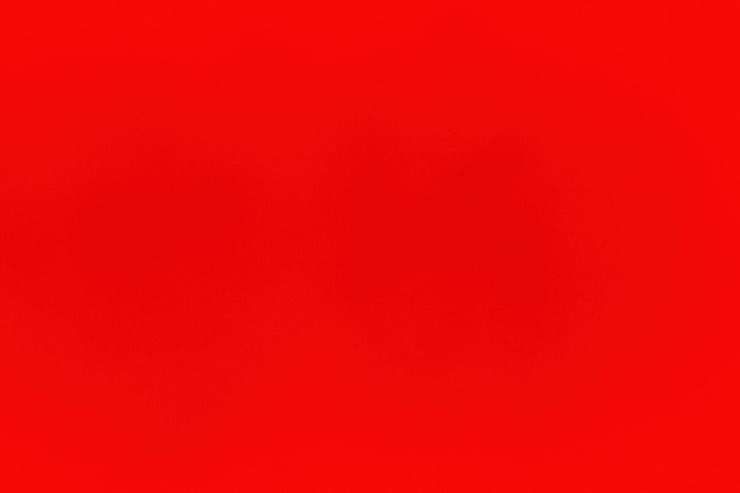
#> input picture Input_images/red.jpeg, 740 x 493 px; its folder holds only this picture in this run
$ python discrete_wavelet_transform.py
#> lines starting #> are read from the running program, lines starting #| are printed output that depends on the picture
"""Discrete Wavelet Transform (Manual DIP Implementation).

This script performs 2D Discrete Wavelet Transform (DWT) from first principles
using pure NumPy (no external wavelet libraries like pywt or scipy):
1. Converts input image to greyscale.
2. Performs 1-Level 2D Haar DWT decomposition into 4 subbands:
   - LL: Approximation (Low-pass row, Low-pass col)
   - HL: Vertical Details (High-pass row, Low-pass col)
   - LH: Horizontal Details (Low-pass row, High-pass col)
   - HH: Diagonal Details (High-pass row, High-pass col)
3. Performs 2-Level Multiresolution DWT decomposition on the LL subband.
4. Performs 2D Inverse DWT (IDWT) for exact image reconstruction and
   calculates Mean Squared Error (MSE) to verify mathematical accuracy.
5. Saves individual subbands, 1-level/2-level mosaic grids, and a comprehensive
   comparison figure to Output/.
"""

import os
from pathlib import Path
import numpy as np
from PIL import Image
import matplotlib
matplotlib.use("Agg")
import matplotlib.pyplot as plt
from matplotlib.backends.backend_agg import FigureCanvasAgg


# =====================================================================
# 1. First-Principles Haar Wavelet Transform (Forward & Inverse)
# =====================================================================

def rgb_to_grey(img: np.ndarray) -> np.ndarray:
    """Convert RGB/RGBA numpy array to uint8 greyscale using luminance weights."""
    if img.ndim == 2:
        return img.astype(np.uint8)
    if img.shape[2] == 4:
        img = img[:, :, :3]
    return (0.299 * img[:, :, 0] + 0.587 * img[:, :, 1] + 0.114 * img[:, :, 2]).astype(np.uint8)


def _pad_to_even(img: np.ndarray) -> tuple[np.ndarray, tuple[int, int]]:
    """Pad image with edge replication if height or width is odd."""
    h, w = img.shape[:2]
    pad_h = h % 2
    pad_w = w % 2
    if pad_h > 0 or pad_w > 0:
        padded = np.pad(img, ((0, pad_h), (0, pad_w)), mode="edge")
        return padded, (h, w)
    return img, (h, w)


def dwt1d_haar_rows(mat: np.ndarray) -> tuple[np.ndarray, np.ndarray]:
    """1D Haar DWT along rows (horizontal direction).

    Analysis filters (orthonormal):
        Low-pass (Approximation): L[c] = (x[2c] + x[2c + 1]) / sqrt(2)
        High-pass (Detail):        H[c] = (x[2c] - x[2c + 1]) / sqrt(2)
    """
    sqrt2 = np.sqrt(2.0)
    low = (mat[:, 0::2] + mat[:, 1::2]) / sqrt2
    high = (mat[:, 0::2] - mat[:, 1::2]) / sqrt2
    return low, high


def idwt1d_haar_rows(low: np.ndarray, high: np.ndarray) -> np.ndarray:
    """1D Inverse Haar DWT along rows.

    Synthesis filters (orthonormal):
        x[2c]     = (L[c] + H[c]) / sqrt(2)
        x[2c + 1] = (L[c] - H[c]) / sqrt(2)
    """
    sqrt2 = np.sqrt(2.0)
    h, w_half = low.shape
    reconstructed = np.zeros((h, w_half * 2), dtype=np.float64)
    reconstructed[:, 0::2] = (low + high) / sqrt2
    reconstructed[:, 1::2] = (low - high) / sqrt2
    return reconstructed


def dwt1d_haar_cols(mat: np.ndarray) -> tuple[np.ndarray, np.ndarray]:
    """1D Haar DWT along columns (vertical direction)."""
    sqrt2 = np.sqrt(2.0)
    low = (mat[0::2, :] + mat[1::2, :]) / sqrt2
    high = (mat[0::2, :] - mat[1::2, :]) / sqrt2
    return low, high


def idwt1d_haar_cols(low: np.ndarray, high: np.ndarray) -> np.ndarray:
    """1D Inverse Haar DWT along columns."""
    sqrt2 = np.sqrt(2.0)
    h_half, w = low.shape
    reconstructed = np.zeros((h_half * 2, w), dtype=np.float64)
    reconstructed[0::2, :] = (low + high) / sqrt2
    reconstructed[1::2, :] = (low - high) / sqrt2
    return reconstructed


def dwt2d_haar(image: np.ndarray) -> tuple[np.ndarray, np.ndarray, np.ndarray, np.ndarray, tuple[int, int]]:
    """Perform 2D Haar Discrete Wavelet Transform on a 2D image matrix.

    Process:
        1. Apply 1D DWT to rows -> separates into Low-pass (L) and High-pass (H) halves.
        2. Apply 1D DWT to columns of L -> produces LL (Approximation) and LH (Horizontal detail).
        3. Apply 1D DWT to columns of H -> produces HL (Vertical detail) and HH (Diagonal detail).

    Returns:
        LL: Low-Low subband (Approximation)
        LH: Low-High subband (Horizontal details / vertical frequency)
        HL: High-Low subband (Vertical details / horizontal frequency)
        HH: High-High subband (Diagonal details)
        orig_shape: (H, W) before any padding
    """
    img_f = image.astype(np.float64)
    img_padded, orig_shape = _pad_to_even(img_f)

    # Row-wise transform
    l_row, h_row = dwt1d_haar_rows(img_padded)

    # Column-wise transform on each half
    ll, lh = dwt1d_haar_cols(l_row)
    hl, hh = dwt1d_haar_cols(h_row)

    return ll, lh, hl, hh, orig_shape


def idwt2d_haar(
    ll: np.ndarray,
    lh: np.ndarray,
    hl: np.ndarray,
    hh: np.ndarray,
    orig_shape: tuple[int, int] | None = None,
) -> np.ndarray:
    """Perform 2D Inverse Haar Discrete Wavelet Transform.

    Process:
        1. Invert column transforms on (LL, LH) -> l_row and (HL, HH) -> h_row.
        2. Invert row transform on (l_row, h_row) -> reconstructed spatial image.
        3. Crop back to original shape if padding was applied.
    """
    # Column-wise inverse
    l_row = idwt1d_haar_cols(ll, lh)
    h_row = idwt1d_haar_cols(hl, hh)

    # Row-wise inverse
    reconstructed = idwt1d_haar_rows(l_row, h_row)

    if orig_shape is not None:
        reconstructed = reconstructed[:orig_shape[0], :orig_shape[1]]

    return reconstructed


# =====================================================================
# 2. Subband Normalization and Grid Compositing
# =====================================================================

def normalize_detail_subband(subband: np.ndarray) -> np.ndarray:
    """Normalize detail coefficients (LH, HL, HH) to uint8 [0, 255] for clear visual contrast.

    Uses absolute magnitude contrast stretching so edge boundaries are prominent.
    """
    abs_sub = np.abs(subband)
    max_val = np.max(abs_sub)
    if max_val > 1e-8:
        norm = (abs_sub / max_val) * 255.0
    else:
        norm = np.zeros_like(abs_sub)
    return np.clip(norm, 0, 255).astype(np.uint8)


def normalize_approx_subband(ll: np.ndarray) -> np.ndarray:
    """Normalize approximation subband (LL) to uint8 [0, 255].

    Since 2D orthonormal Haar scales constants by 2 (sqrt(2) * sqrt(2)),
    dividing by 2 maps the original [0, 255] range back faithfully.
    """
    norm = ll / 2.0
    return np.clip(norm, 0, 255).astype(np.uint8)


def build_1level_grid(
    ll: np.ndarray,
    lh: np.ndarray,
    hl: np.ndarray,
    hh: np.ndarray,
    border_color: int = 128,
    border_width: int = 2,
) -> np.ndarray:
    """Assemble classic 2x2 DWT subband mosaic:
    +----------+----------+
    |    LL    |    HL    |
    | (Approx) |(Vertical)|
    +----------+----------+
    |    LH    |    HH    |
    |(Horizont)|(Diagonal)|
    +----------+----------+
    """
    ll_u = normalize_approx_subband(ll)
    hl_u = normalize_detail_subband(hl)
    lh_u = normalize_detail_subband(lh)
    hh_u = normalize_detail_subband(hh)

    # Horizontal border
    sep_h = np.full((border_width, ll_u.shape[1]), border_color, dtype=np.uint8)
    left_col = np.vstack((ll_u, sep_h, lh_u))
    right_col = np.vstack((hl_u, sep_h, hh_u))

    # Vertical border
    sep_v = np.full((left_col.shape[0], border_width), border_color, dtype=np.uint8)
    grid = np.hstack((left_col, sep_v, right_col))
    return grid


def build_2level_grid(
    image: np.ndarray,
    border_color: int = 128,
    border_width: int = 2,
) -> tuple[np.ndarray, dict]:
    """Perform 2-Level DWT decomposition and compose hierarchical pyramid grid.

    Level 1 decomposes Image -> LL1, LH1, HL1, HH1.
    Level 2 decomposes LL1 -> LL2, LH2, HL2, HH2.
    """
    ll1, lh1, hl1, hh1, orig_shape1 = dwt2d_haar(image)
    ll2, lh2, hl2, hh2, orig_shape2 = dwt2d_haar(ll1)

    # Level 2 grid replaces LL1
    grid_lvl2 = build_1level_grid(ll2, lh2, hl2, hh2, border_color, border_width)

    hl1_u = normalize_detail_subband(hl1)
    lh1_u = normalize_detail_subband(lh1)
    hh1_u = normalize_detail_subband(hh1)

    # Match sizes if needed due to rounding/padding
    h2, w2 = grid_lvl2.shape
    if hl1_u.shape[0] != h2:
        grid_lvl2 = np.pad(grid_lvl2, ((0, max(0, hl1_u.shape[0] - h2)), (0, 0)), mode="edge")[:hl1_u.shape[0], :]
    if hl1_u.shape[1] != w2:
        grid_lvl2 = np.pad(grid_lvl2, ((0, 0), (0, max(0, hl1_u.shape[1] - w2))), mode="edge")[:, :hl1_u.shape[1]]

    sep_h = np.full((border_width, grid_lvl2.shape[1]), border_color, dtype=np.uint8)
    left_col = np.vstack((grid_lvl2, sep_h, lh1_u))
    right_col = np.vstack((hl1_u, sep_h, hh1_u))

    sep_v = np.full((left_col.shape[0], border_width), border_color, dtype=np.uint8)
    grid_2level = np.hstack((left_col, sep_v, right_col))

    subbands_data = {
        "level1": {"LL": ll1, "LH": lh1, "HL": hl1, "HH": hh1, "shape": orig_shape1},
        "level2": {"LL": ll2, "LH": lh2, "HL": hl2, "HH": hh2, "shape": orig_shape2},
    }
    return grid_2level, subbands_data


# =====================================================================
# 3. Overview Figure Generation (Matplotlib)
# =====================================================================

def generate_comparison_figure(
    original_grey: np.ndarray,
    grid_1level: np.ndarray,
    grid_2level: np.ndarray,
    reconstructed_grey: np.ndarray,
    mse: float,
    max_err: float,
) -> Image.Image:
    """Render a 4-panel overview comparison: Original, 1-Level DWT, 2-Level DWT, IDWT Reconstruction."""
    fig, axes = plt.subplots(2, 2, figsize=(11, 10), facecolor="#1e1e2e")
    fig.suptitle(
        "Discrete Wavelet Transform (2D Haar DWT & IDWT)",
        fontsize=16,
        fontweight="bold",
        color="#cdd6f4",
        y=0.96,
    )

    panels = [
        (axes[0, 0], original_grey, "Original Image (Greyscale)", "Spatial domain"),
        (axes[0, 1], grid_1level, "1-Level DWT Subbands (2×2)", "Top-L: LL (Approx) | Top-R: HL (Vertical)\nBot-L: LH (Horiz)   | Bot-R: HH (Diagonal)"),
        (axes[1, 0], grid_2level, "2-Level Multiresolution DWT", "LL decomposed recursively into LL2, HL2, LH2, HH2"),
        (axes[1, 1], reconstructed_grey, "IDWT Reconstructed Image", f"Exact mathematical inverse\nMSE: {mse:.2e} | Max Diff: {max_err:.1f}"),
    ]

    for ax, data, title, subtitle in panels:
        ax.set_facecolor("#181825")
        ax.imshow(data, cmap="gray", vmin=0, vmax=255)
        ax.set_title(title, fontsize=12, fontweight="semibold", color="#89b4fa", pad=8)
        ax.set_xlabel(subtitle, fontsize=9, color="#a6adc8", labelpad=6)
        ax.tick_params(colors="#6c7086", labelsize=8)
        for spine in ax.spines.values():
            spine.set_color("#45475a")

    plt.tight_layout(rect=[0, 0.03, 1, 0.93])

    canvas = FigureCanvasAgg(fig)
    canvas.draw()
    rgba = np.asarray(canvas.buffer_rgba())
    result_img = Image.fromarray(rgba[:, :, :3])
    plt.close(fig)
    return result_img


# =====================================================================
# 4. Main Standalone Script Entrypoint
# =====================================================================

def main():
    root_dir = Path(__file__).resolve().parent
    output_dir = root_dir / "Output"
    output_dir.mkdir(exist_ok=True)

    # Locate input image
    possible_dirs = [root_dir / "Input_images", root_dir / "Input"]
    input_dir = next((d for d in possible_dirs if d.is_dir() and any(d.iterdir())), None)
    if input_dir is None:
        raise FileNotFoundError("Could not find an Input_images or Input directory with files.")

    valid_exts = {".png", ".jpg", ".jpeg", ".bmp", ".tiff", ".webp"}
    images = [f for f in input_dir.iterdir() if f.suffix.lower() in valid_exts]
    if not images:
        raise FileNotFoundError(f"No valid image files found in {input_dir}.")

    # Prefer scenary or tree if available, otherwise take the first
    target_img_path = images[0]
    for candidate in images:
        if "scenar" in candidate.name.lower() or "tree" in candidate.name.lower():
            target_img_path = candidate
            break

    print(f"Loading input image: {target_img_path.name}")
    pil_raw = Image.open(target_img_path).convert("RGB")
#> pil_raw is the input picture: PIL image 740x493 RGB; mean R, G, B 237.9, 8.3, 6.8
    rgb_arr = np.array(pil_raw)

    # 1. Greyscale conversion
    grey = rgb_to_grey(rgb_arr)
    h, w = grey.shape
#> h = 493; w = 740
    print(f"Image converted to greyscale ({w}x{h}).")
#| Image converted to greyscale (740x493).

    # 2. 1-Level 2D Haar DWT
    ll, lh, hl, hh, orig_shape = dwt2d_haar(grey)
#> in dwt2d_haar, `img_f = image.astype(np.float64)`:
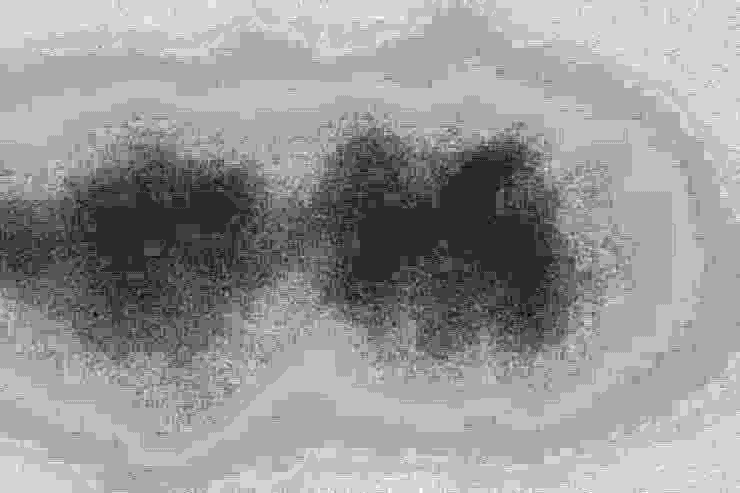
#> img_f: shape (493, 740) float64; min 69, max 81, mean 76.2; drawn with min black and max white
#> in dwt2d_haar, `img_padded, orig_shape = _pad_to_even(img_f)`: orig_shape = (493, 740)
#> orig_shape = (493, 740)
    print(f"1-Level DWT computed. Subband shapes: {ll.shape}")
#| 1-Level DWT computed. Subband shapes: (247, 370)

    # 3. Inverse DWT (IDWT) Reconstruction & Verification
    recon = idwt2d_haar(ll, lh, hl, hh, orig_shape=orig_shape)
#> in idwt1d_haar_cols (call 2), `reconstructed[1::2, :] = (low - high) / sqrt2`: reconstructed: shape (494, 370) float64; min -1.41, max 2.12, mean 0.00139
#> in idwt1d_haar_rows, `reconstructed[:, 0::2] = (low + high) / sqrt2`:
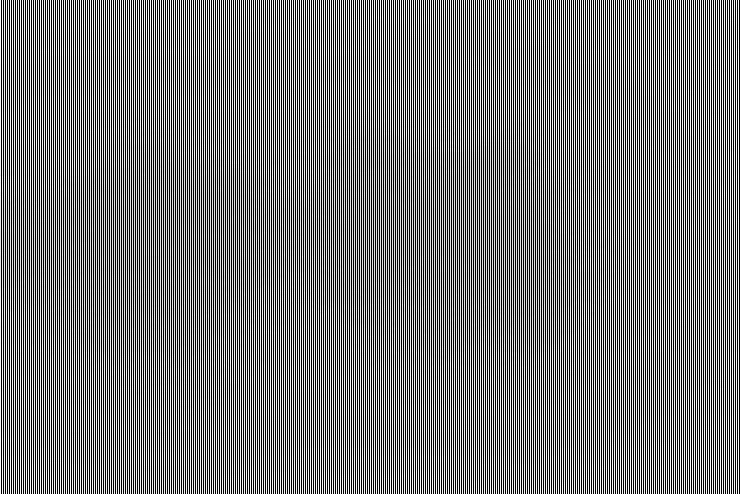
#> reconstructed: shape (494, 740) float64; min 0, max 81, mean 38.1; drawn with min black and max white
    recon_uint8 = np.clip(np.round(recon), 0, 255).astype(np.uint8)

    # Calculate error metrics
    mse_float = float(np.mean((grey.astype(np.float64) - recon) ** 2))
#> mse_float = 3.94e-28
    max_abs_float = float(np.max(np.abs(grey.astype(np.float64) - recon)))
#> max_abs_float = 2.84e-14
    mse_uint8 = float(np.mean((grey.astype(np.int32) - recon_uint8.astype(np.int32)) ** 2))
#> mse_uint8 = 0
    max_abs_uint8 = float(np.max(np.abs(grey.astype(np.int32) - recon_uint8.astype(np.int32))))
#> max_abs_uint8 = 0

    print("\n--- IDWT Mathematical Verification ---")
    print(f"Floating-point MSE      : {mse_float:.4e}")
#| Floating-point MSE      : 3.9366e-28
    print(f"Floating-point Max Diff : {max_abs_float:.4e}")
#| Floating-point Max Diff : 2.8422e-14
    print(f"Uint8 Rounding MSE      : {mse_uint8:.4f}")
#| Uint8 Rounding MSE      : 0.0000
    print(f"Uint8 Max Absolute Diff : {max_abs_uint8:.1f}")
#| Uint8 Max Absolute Diff : 0.0
    assert mse_float < 1e-10, "IDWT reconstruction error is too high! Forward/inverse math mismatch."
    print("Verification PASSED: Perfect reconstruction confirmed!\n")

    # 4. Create Subbands, Grids, and Figures
    ll_vis = normalize_approx_subband(ll)
    lh_vis = normalize_detail_subband(lh)
#> in normalize_detail_subband, `max_val = np.max(abs_sub)`: max_val = 3
    hl_vis = normalize_detail_subband(hl)
    hh_vis = normalize_detail_subband(hh)

    grid_1level = build_1level_grid(ll, lh, hl, hh)
#> in build_1level_grid, `right_col = np.vstack((hl_u, sep_h, hh_u))`:
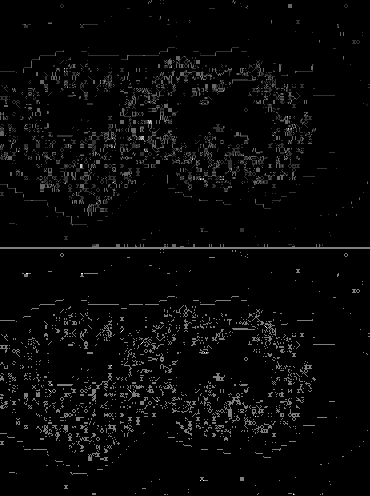
#> right_col: shape (496, 370); min 0, max 255, mean 7.8
#> in build_1level_grid, `grid = np.hstack((left_col, sep_v, right_col))`:
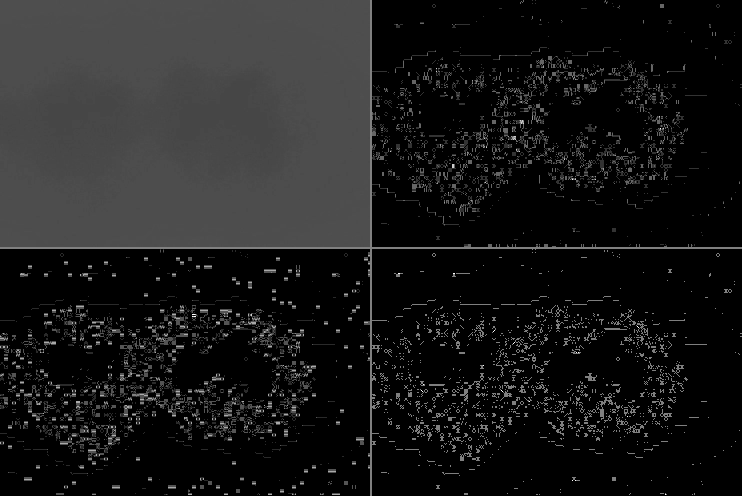
#> grid: shape (496, 742); min 0, max 255, mean 26
    grid_2level, _ = build_2level_grid(grey)
#> in build_2level_grid, `ll1, lh1, hl1, hh1, orig_shape1 = dwt2d_haar(image)`: orig_shape1 = (493, 740)
#> in dwt1d_haar_rows (call 3), `low = (mat[:, 0::2] + mat[:, 1::2]) / sqrt2`:
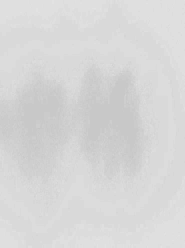
#> low: shape (248, 185) float64; min 196.9, max 227.7, mean 215.5
#> in dwt1d_haar_cols (call 6), `high = (mat[0::2, :] - mat[1::2, :]) / sqrt2`:
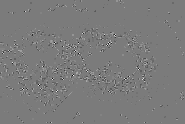
#> high: shape (124, 185) float64; min -3.5, max 3.75, mean -0.00155; drawn with min black and max white
#> in build_2level_grid, `ll2, lh2, hl2, hh2, orig_shape2 = dwt2d_haar(ll1)`: orig_shape2 = (247, 370)
#> in normalize_detail_subband (call 9), `abs_sub = np.abs(subband)`:
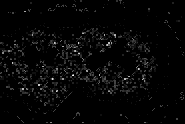
#> abs_sub: shape (124, 185) float64; min 0, max 3.75, mean 0.0956; drawn with min black and max white
#> in normalize_detail_subband (call 9), `max_val = np.max(abs_sub)`: max_val = 3.75

    comparison_fig = generate_comparison_figure(
        original_grey=grey,
        grid_1level=grid_1level,
        grid_2level=grid_2level,
        reconstructed_grey=recon_uint8,
        mse=mse_float,
        max_err=max_abs_float,
    )
#> the loop in generate_comparison_figure, `for ax, data, title, subtitle in panels:` made 4 passes
#> title on passes 2 to 4: '1-Level DWT Subbands (2×2)', '2-Level Multiresolution DWT', 'IDWT Reconstructed Image'

    # 5. Save all outputs
    outputs = {
        "dwt_original_grey.png": Image.fromarray(grey),
        "dwt_LL_approximation.png": Image.fromarray(ll_vis),
        "dwt_LH_horizontal.png": Image.fromarray(lh_vis),
        "dwt_HL_vertical.png": Image.fromarray(hl_vis),
        "dwt_HH_diagonal.png": Image.fromarray(hh_vis),
        "dwt_subbands_1level.png": Image.fromarray(grid_1level),
        "dwt_subbands_2level.png": Image.fromarray(grid_2level),
        "dwt_reconstructed.png": Image.fromarray(recon_uint8),
        "dwt_comparison_overview.png": comparison_fig,
    }

    for fname, img_obj in outputs.items():
        save_path = output_dir / fname
        img_obj.save(save_path)
        print(f"Saved: {save_path.relative_to(root_dir)}")
#> this loop made 9 passes
#| Saved: Output/dwt_original_grey.png
#| Saved: Output/dwt_LL_approximation.png
#| Saved: Output/dwt_LH_horizontal.png
#| Saved: Output/dwt_HL_vertical.png
#| Saved: Output/dwt_HH_diagonal.png
#| Saved: Output/dwt_subbands_1level.png
#| Saved: Output/dwt_subbands_2level.png
#| Saved: Output/dwt_reconstructed.png
#> (further printed lines are left out)

    print("\nDiscrete Wavelet Transform processing completed successfully!")


if __name__ == "__main__":
    main()

$ run again, on input_images/tree.jpg
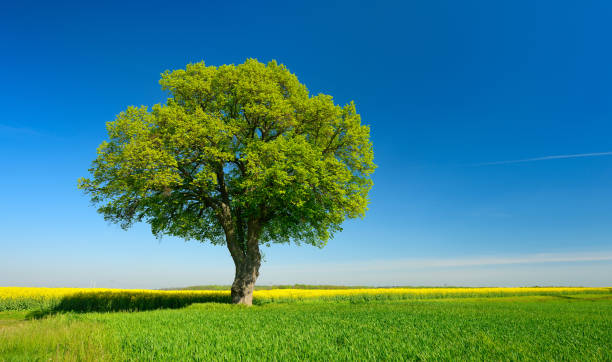
#> input picture input_images/tree.jpg, 612 x 362 px
#> in main, pil_raw is the input picture: PIL image 612x362 RGB; mean R, G, B 68.7, 133.1, 129.6
#| Image converted to greyscale (612x362).
#> in dwt2d_haar, `img_padded, orig_shape = _pad_to_even(img_f)`: orig_shape = (362, 612)
#| 1-Level DWT computed. Subband shapes: (181, 306)
#> mse_float = 1.31e-27
#> max_abs_float = 1.42e-13
#> mse_uint8 = 0
#| Floating-point MSE      : 1.3073e-27
#| Floating-point Max Diff : 1.4211e-13
#| Uint8 Rounding MSE      : 0.0000
#| Uint8 Max Absolute Diff : 0.0
#> max_val = 114
#> orig_shape1 = (362, 612)
#> orig_shape2 = (181, 306)
#> abs_sub: shape (91, 153) float64
#> in normalize_detail_subband (call 9), `abs_sub = np.abs(subband)`:
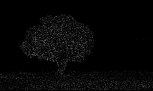
#> abs_sub: shape (91, 153) float64; min 0, max 103, mean 6.6
#> max_val = 103
#> in build_1level_grid (call 2), `left_col = np.vstack((ll_u, sep_h, lh_u))`:
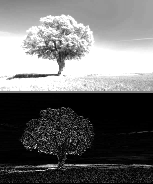
#> left_col: shape (184, 153); min 0, max 255, mean 109.4
#> the loop in generate_comparison_figure, `for ax, data, title, subtitle in panels:` made 4 passes
#> title on passes 2 to 4: '1-Level DWT Subbands (2×2)', '2-Level Multiresolution DWT', 'IDWT Reconstructed Image'
#> the loop in main, `for fname, img_obj in outputs.items():` made 9 passes
#> (printed output is left out)
